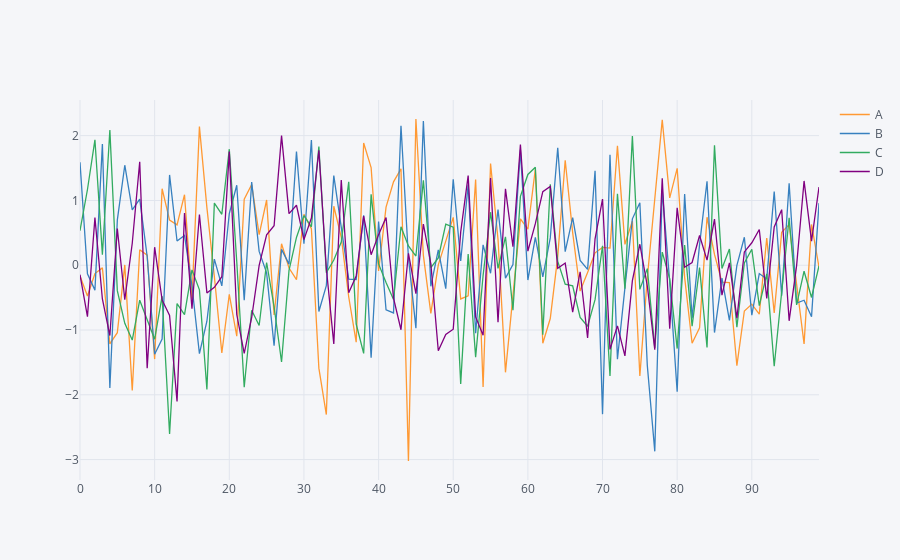

Source (notebook cell):
### Code cell
# Same plot, but interactive w/ plotly
df.iplot()
